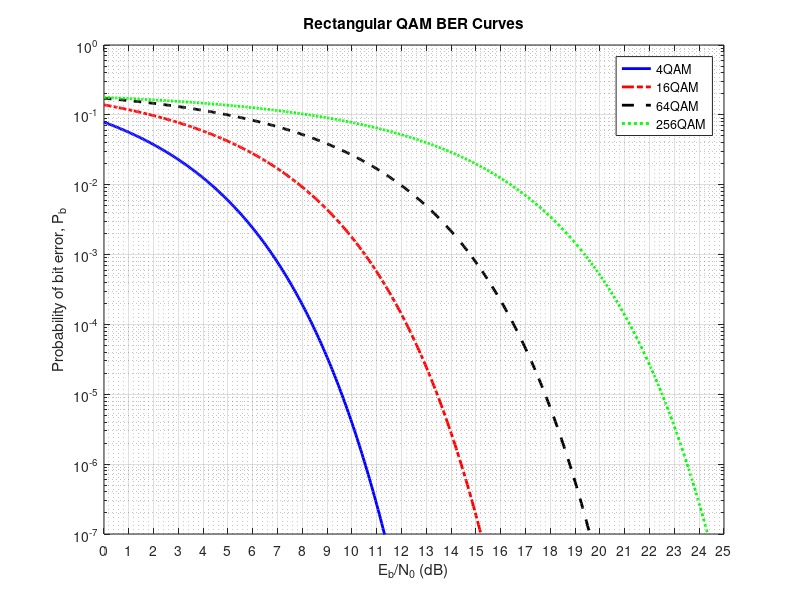
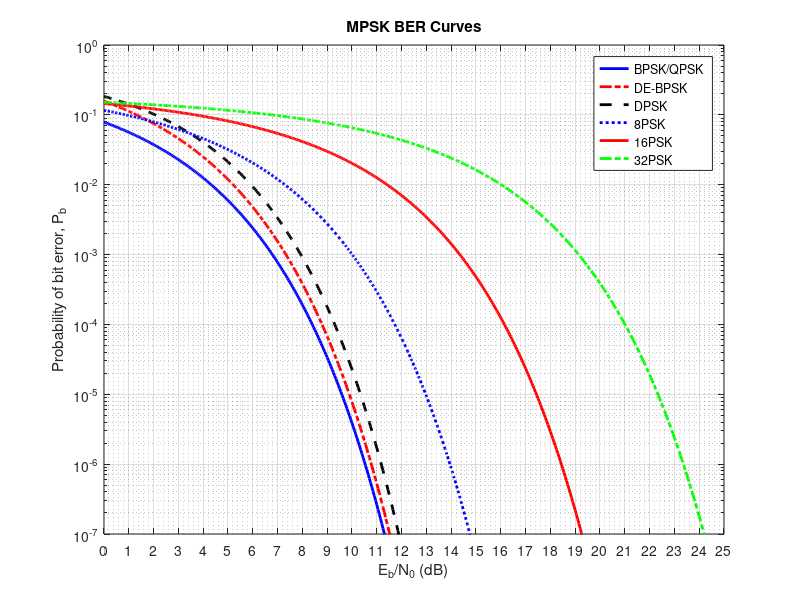
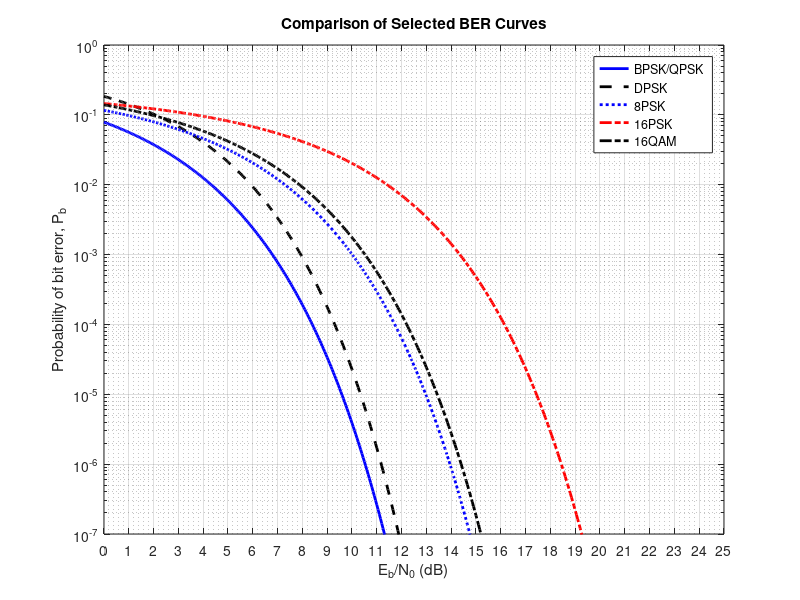

These figures' MATLAB source, in order:
clear all
close all
EbNodB = 0:0.05:25;
EbNo   = 10.^(0.1*EbNodB);
dBticks = 0:1:25;

%% QAM plots
M=4;    L=sqrt(M); Pb4QAM   = (2*(1-1/L)/log2(L))*qfunc(sqrt((3*log2(L)/(L^2-1))*2*EbNo));
M=16;   L=sqrt(M); Pb16QAM  = (2*(1-1/L)/log2(L))*qfunc(sqrt((3*log2(L)/(L^2-1))*2*EbNo));
M=64;   L=sqrt(M); Pb64QAM  = (2*(1-1/L)/log2(L))*qfunc(sqrt((3*log2(L)/(L^2-1))*2*EbNo));
M=256;  L=sqrt(M); Pb256QAM = (2*(1-1/L)/log2(L))*qfunc(sqrt((3*log2(L)/(L^2-1))*2*EbNo));

figure
semilogy(EbNodB,Pb4QAM,'b','LineWidth',2)
hold on
semilogy(EbNodB,Pb16QAM,'r-.','LineWidth',2)
semilogy(EbNodB,Pb64QAM,'k--','LineWidth',2)
semilogy(EbNodB,Pb256QAM,'g:','LineWidth',2)
grid on
grid minor
ylim([1e-7 1])
xticks(dBticks)
xlabel('E_b/N_0 (dB)')
ylabel('Probability of bit error, P_b')
legend('4QAM','16QAM','64QAM','256QAM')
title('Rectangular QAM BER Curves')

%% PSK plots
PbBPSKQPSK = qfunc(sqrt(2*EbNo));
PbDEBPSK = 2*qfunc(sqrt(2*EbNo));
PbDPSK = 0.5*exp(-EbNo);

m=3; M=2^m; Pb8PSK  = 2*qfunc(sqrt(2*m*EbNo)*sin(pi/M))/m;
m=4; M=2^m; Pb16PSK = 2*qfunc(sqrt(2*m*EbNo)*sin(pi/M))/m;
m=5; M=2^m; Pb32PSK = 2*qfunc(sqrt(2*m*EbNo)*sin(pi/M))/m;

figure
semilogy(EbNodB,PbBPSKQPSK,'b','LineWidth',2)
hold on
semilogy(EbNodB,PbDEBPSK,'r-.','LineWidth',2)
semilogy(EbNodB,PbDPSK,'k--','LineWidth',2)
semilogy(EbNodB,Pb8PSK,'b:','LineWidth',2)
semilogy(EbNodB,Pb16PSK,'r-','LineWidth',2)
semilogy(EbNodB,Pb32PSK,'g-.','LineWidth',2)

grid on
grid minor
ylim([1e-7 1])
xticks(dBticks)
xlabel('E_b/N_0 (dB)')
ylabel('Probability of bit error, P_b')
legend('BPSK/QPSK','DE-BPSK','DPSK','8PSK','16PSK','32PSK')
title('MPSK BER Curves')

%% mixed plots
figure
semilogy(EbNodB,PbBPSKQPSK,'b','LineWidth',2)
hold on
semilogy(EbNodB,PbDPSK,'k--','LineWidth',2)
semilogy(EbNodB,Pb8PSK,'b:','LineWidth',2)
semilogy(EbNodB,Pb16PSK,'r-.','LineWidth',2)
semilogy(EbNodB,Pb16QAM,'k-.','LineWidth',2)

grid on
grid minor
ylim([1e-7 1])
xticks(dBticks)
xlabel('E_b/N_0 (dB)')
ylabel('Probability of bit error, P_b')
legend('BPSK/QPSK','DPSK','8PSK','16PSK','16QAM')
title('Comparison of Selected BER Curves')
